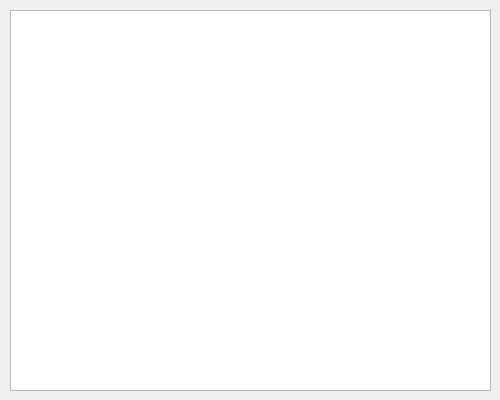
<?xml version="1.0" encoding="UTF-8"?>
<ui version="4.0">
 <class>changelogview</class>
 <widget class="QDialog" name="changelogview">
  <property name="geometry">
   <rect>
    <x>0</x>
    <y>0</y>
    <width>500</width>
    <height>400</height>
   </rect>
  </property>
  <property name="windowTitle">
   <string>Changelog</string>
  </property>
  <widget class="QTableWidget" name="tableWidget">
   <property name="geometry">
    <rect>
     <x>10</x>
     <y>10</y>
     <width>481</width>
     <height>381</height>
    </rect>
   </property>
  </widget>
 </widget>
 <resources/>
 <connections/>
</ui>
